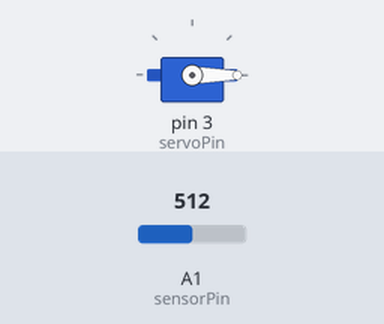
This sketch was run on a simulated Arduino Uno, built with avr-gcc and run on an emulated ATmega328P. On the bench: servo. The test bench sets the inputs (shaded band); at power-on: A1 (sensorPin) = 512.

Above: at 2.8 s.
2.9 s: A1 (sensorPin) set to 634
5.6 s: A1 (sensorPin) set to 668
At 6.3 s:
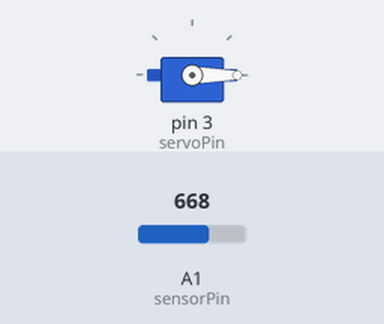
8.3 s: A1 (sensorPin) set to 640
At 9.4 s:
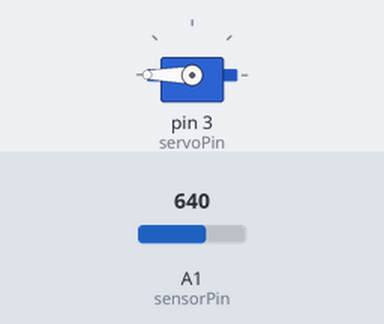
14.0 s: A1 (sensorPin) set to 660
At 15.1 s:
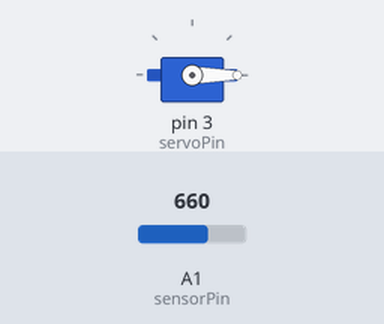
Timing chart, 0 to 17.0 s (numbered marks = the images above; inputs shaded):
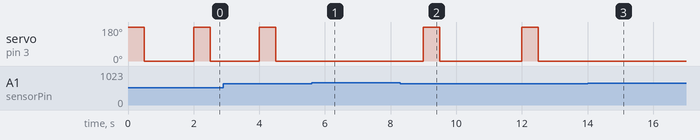

Measured:
- the behaviour switches between 649 and 650 on A1 (sensorPin) (found by bisection; images 0 and 1)
- after the input at 5.6 s, servo on pin 3 (servoPin): stays 0° (without the input it goes to 180° after 1.4 s)
- after the input at 8.3 s, servo on pin 3 (servoPin): alternates 180° for 0.50 s and 0° for 2.5 s, starting after 0.70 s
- after the input at 14.0 s, servo on pin 3 (servoPin): stays 0° (without the input it goes to 180° after 1.0 s)

The sketch:

control_project.ino
```cpp
#include <Servo.h>

int servoPin=3;
Servo myServo;
int posA=0;
int posB=180;

int sensorPin=A1;

void setup() {
  // put your setup code here, to run once:
  myServo.attach(servoPin);
  pinMode(sensorPin, INPUT);
  Serial.begin(9600);
}

void loop() {
  // put your main code here, to run repeatedly:
  int sensorData=  analogRead(sensorPin);//0-23
  //Serial.println(sensorData);
  if(sensorData<450){
    moveSerovo(500);
  } else if (sensorData<550) {
    moveSerovo(1000);
  }else if (sensorData<650) {
    moveSerovo(2000);
  }else{
    stopServo();
  }
}


void moveSerovo(int delayTime){
  myServo.write(posB);
  delay(500);
  myServo.write(posA);
  delay(500);

  delay(delayTime);
}

void stopServo(){
  myServo.write(posA);
  delay(1000);
}
```
